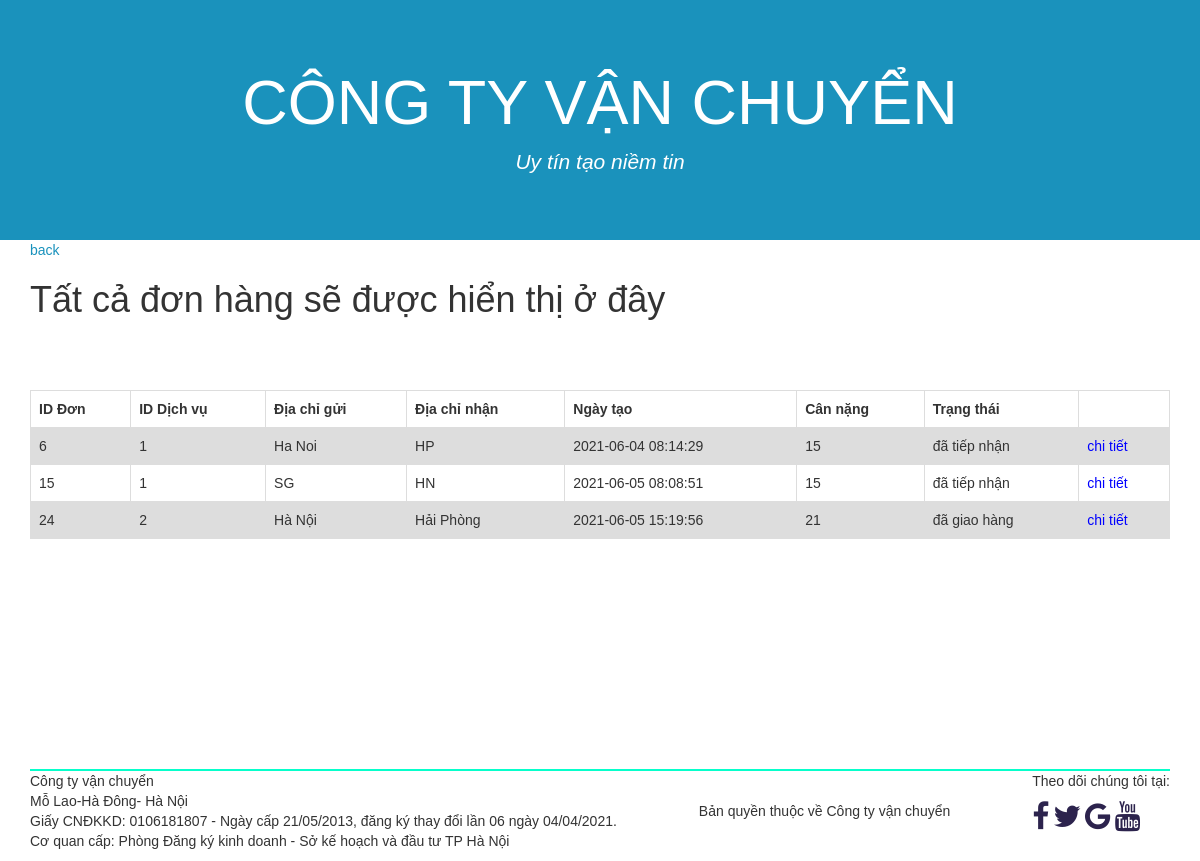
Screenshot of /user/site/showOrder.php (signed in) with the database file from the repository.
### tables this page shows
CREATE TABLE `lading` (
  `ID` int(11) NOT NULL,
  `userID` int(11) NOT NULL,
  `serviceID` int(11) NOT NULL,
  `address_sender` text NOT NULL,
  `address_receiver` text NOT NULL,
  `date_create` varchar(50) NOT NULL,
  `weight` int(11) NOT NULL,
  `status` varchar(50) NOT NULL
);

### database/database.php (called while the page is built, shortened)
<?php
	function db_get_list($sql){
	    global $conn;
	    $data  = array();
	    $result = mysqli_query($conn, $sql);
	    while ($row = mysqli_fetch_assoc($result)){
	        $data[] = $row;
	    }
	    return $data;
	}
?>

### user/site/showOrder.php (the view, shortened to what this page needs)
<?php
require '../../database/database.php'; db_connect();
?>
<!DOCTYPE html>
<html lang="en">
<head>
    <link rel="stylesheet" href="https://maxcdn.bootstrapcdn.com/bootstrap/3.4.1/css/bootstrap.min.css">
    <link rel="stylesheet" href="https://cdnjs.cloudflare.com/ajax/libs/font-awesome/4.7.0/css/font-awesome.min.css">
    <link rel="stylesheet" href="../../public_site/stylectvc_1.css">
</head>
<body>
<div class="jumbotron text-center" id="header" >
      <h1>Công ty vận chuyển</h1>
      <p>Uy tín tạo niềm tin</p>
    </div>
    <div class="container">
    <a  href="homeUser.php" style="display: block;color:  #1a92bc;">back</a>
    <h1>Tất cả đơn hàng sẽ được hiển thị ở đây</h1>
    <table>
    <tr>
        <th>ID Đơn</th>
        <th>ID Dịch vụ</th>
        <th>Địa chỉ gửi</th>
        <th>Địa chỉ nhận</th>
        <th>Ngày tạo</th>
        <th>Cân nặng</th>
         <th>Trạng thái</th>
         <th></th>
    </tr>
    <?php
   $keyID=$_SESSION['id_user'];
    $sql_lading="SELECT * FROM `lading` WHERE `userID`='$keyID'";
    $data_lading=db_get_list($sql_lading);
    if(empty($data_lading)){
        echo 'Bạn chưa có đơn hàng nào';
    }
    else{
        for ($i=0; $i < count($data_lading); $i++) {
            echo '
            <tr>
                    <td >'.$data_lading[$i]['ID'].'</td>
                    <td>'.$data_lading[$i]['serviceID'].'</td>
                    <td>'.$data_lading[$i]['address_sender'].'</td>
                    <td>'.$data_lading[$i]['address_receiver'].'</td>
                    <td>'.$data_lading[$i]['date_create'].'</td>
                    <td>'.$data_lading[$i]['weight'].'</td>
                    <td>'.$data_lading[$i]['status'].'</td>
                    <td><a href="detailOrder.php?id='.$data_lading[$i]['ID'].'">chi tiết</a></td>
                    <br>
                </tr>
                ';
        }
    }
?>
    </table>
    </div>
<footer class="container" style="margin-top: 200px;">
    <div class="row-footer">
        <div class="pull-left">
            <div class="coppyright">
                    Công ty vận chuyển
            </div>
            <p>
            Mỗ Lao-Hà Đông- Hà Nội<br>
            Giấy CNĐKKD: 0106181807 - Ngày cấp 21/05/2013, đăng ký thay đổi lần 06 ngày 04/04/2021.<br>
            Cơ quan cấp: Phòng Đăng ký kinh doanh - Sở kế hoạch và đầu tư TP Hà Nội<br>
            </p>
        </div>
        <div class="pull-right">
        <p>
            Theo dõi chúng tôi tại:
        </p>
        <div class="icon-bar">
            <a href="#" class="facebook"><i class="fa fa-facebook"></i></a>
            <a href="#" class="twitter"><i class="fa fa-twitter"></i></a>
            <a href="#" class="google"><i class="fa fa-google"></i></a>
            <a href="#" class="youtube"><i class="fa fa-youtube"></i></a>
        </div>
    </div>
    </div>
    <div class="container text-center">
    Bản quyền thuộc về Công ty vận chuyển
    </div>
</footer>
</body>
</html>

### public_site/stylectvc_1.css (style rules this page uses)
.jumbotron { background-color:#1a92bc; color: white; margin-bottom: 0; }
.jumbotron h1 { text-transform: uppercase; text-decoration: white; font-weight: 400; }
.jumbotron p { font-style: italic; text-decoration: black; }
body, html { height: 100%; margin: 0; font-family: Arial, Helvetica, sans-serif; }
a { text-decoration: none; color: #fff; }
.row-footer { background-color:#00ffcbd4; border-top: 2px solid #00ffcbd4 ; margin: 30px 0px; }
.icon-bar a i { font-size: 30px; color:#2c234d; }

### user/site/showOrder.php (style rules this page uses)
table { font-family: arial, sans-serif; border-collapse: collapse; width: 100%; }
td, th { border: 1px solid #dddddd; text-align: left; padding: 8px; }
tr:nth-child(even) { background-color: #dddddd; }
a { color: blue; }

### rows the page displays
lading: ID "6", serviceID "1", address_sender "Ha Noi", address_receiver "HP", date_create "2021-06-04 08:14:29", weight "15", status "đã tiếp nhận"
lading: ID "15", serviceID "1", address_sender "SG", address_receiver "HN", date_create "2021-06-05 08:08:51", weight "15", status "đã tiếp nhận"
lading: ID "24", serviceID "2", address_sender "Hà Nội", address_receiver "Hải Phòng", date_create "2021-06-05 15:19:56", weight "21", status "đã giao hàng"
